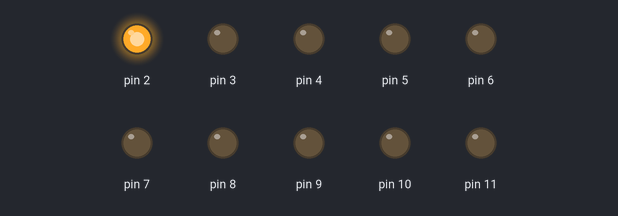
Simulated run of this sketch. Board: Arduino Uno, built with avr-gcc and run on an emulated ATmega328P. Shown: output pins drawn as LEDs (lit = HIGH).

Above: at 0.1 s.
At 4.1 s:
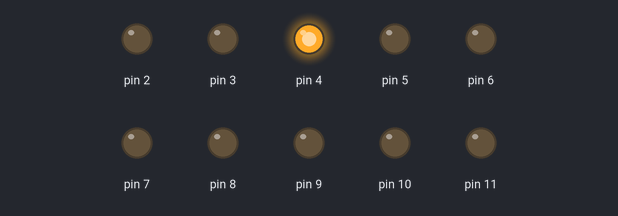
At 8.1 s:
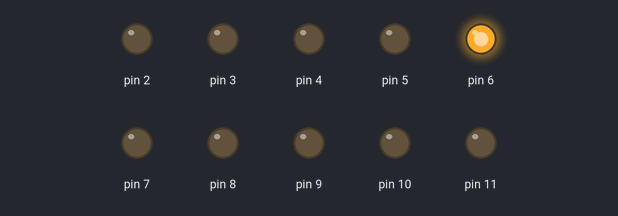
At 16.1 s:
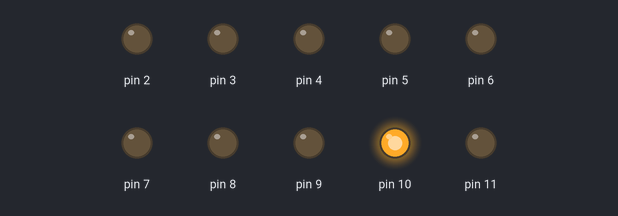
At 26.1 s:
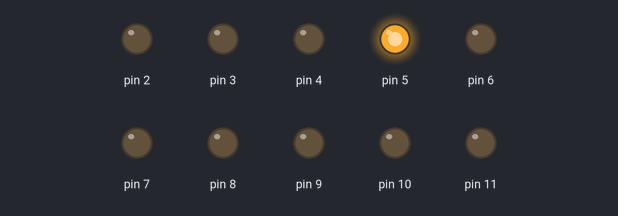
At 38.1 s:
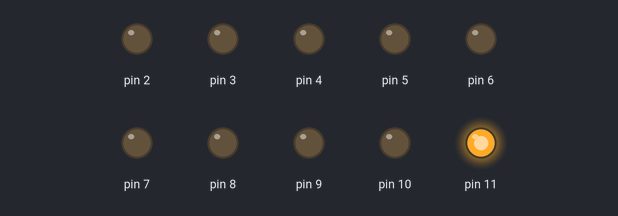
Timing chart, 0 to 39.6 s (numbered marks = the images above):
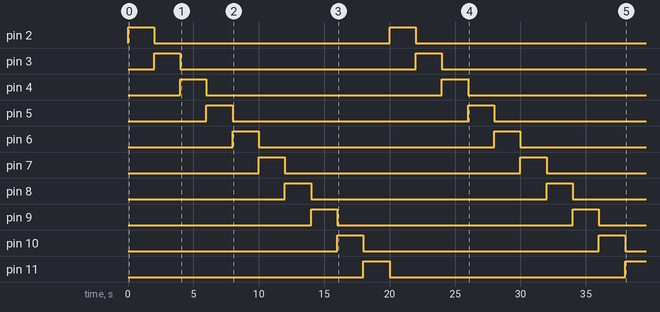

Measured:
- by itself, pin 2–10: alternates HIGH for 2.0 s and LOW for 18.0 s
- by itself, pin 11: LOW → HIGH at 18.0 s, → LOW 2.0 s later, → HIGH 18.0 s later

The sketch:

parte_a.ino
```cpp
//PARTE A

void setup() {
  for(int i = 2; i <= 11; i++) {
    pinMode(i, OUTPUT);
    digitalWrite(i, LOW);
  }
}

void loop() {
  for(int i = 2; i <= 11; i++) {
    digitalWrite(i, HIGH);
    delay(2000);
    digitalWrite(i, LOW);
  }
}
```
